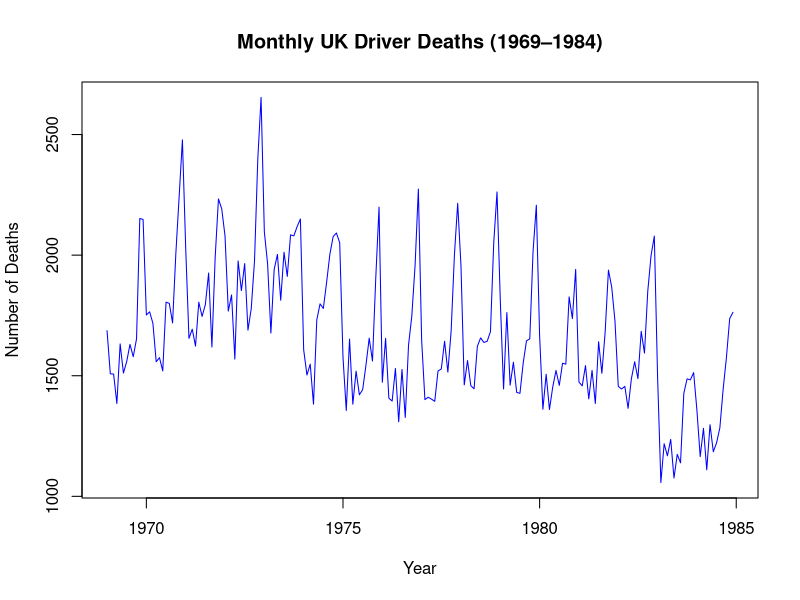

Generate this figure with R:
data(UKDriverDeaths)
plot(UKDriverDeaths, 
     main = "Monthly UK Driver Deaths (1969–1984)",
     xlab = "Year",
     ylab = "Number of Deaths",
     col = "blue")